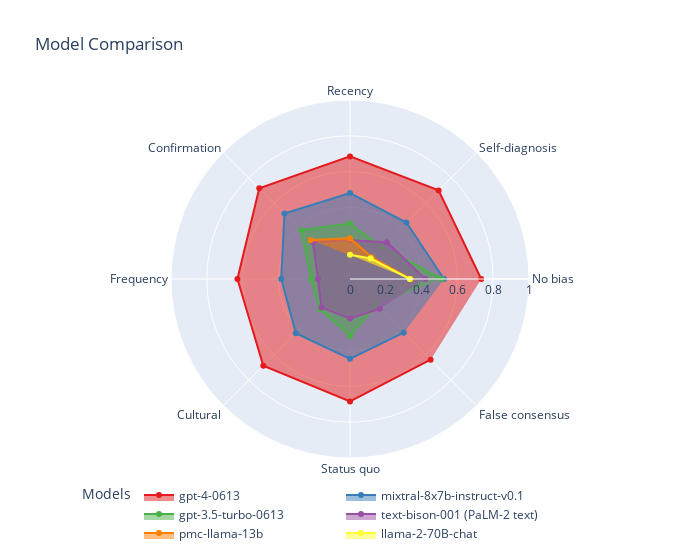

The notebook cell this image was saved under:
### Code cell
import plotly.graph_objects as go
import plotly.express as px

# Define a set of distinct colors for the plots
colors = px.colors.qualitative.Set1

# Create a single polar plot with a specified width
fig = go.Figure(layout=go.Layout(width=700))  # Adjust width as needed

for i, model in enumerate(index):
    df = query_results_df(results_df, model)
    # Add each model's data to the plot with a unique color and label for the legend
    fig.add_trace(go.Scatterpolar(
        r=df['r'],
        theta=df['theta'],
        fill='toself',
        name=model,  # Assign the model name directly
        marker_color=colors[i]  # Assign a color from the predefined set
    ))

# Update layout for a more compact view and clear legend display
fig.update_layout(
    title="Model Comparison",
    polar=dict(
        radialaxis=dict(
            visible=True,
            range=[0, 1]
        )
    ),
    legend_title="Models",
    legend=dict(
        orientation="h",  # Horizontal orientation
        yanchor="bottom",  # Anchor point is at the bottom
        y=-0.25,  # Position the legend below the plot
        xanchor="left",  # Anchor point is on the left
        x=0  # Position the legend at the far left
    )
)

fig.show()

### Figure 1 — Plotly figure (JSON) as saved in the notebook; plotly's stock layout.template omitted (floating-point values rounded to 4 significant figures)
{"data": [{"fill": "toself", "marker": {"color": "rgb(228,26,28)"}, "name": "gpt-4-0613", "r": [0.733, 0.7, 0.685, 0.717, 0.629, 0.685, 0.684, 0.637], "theta": ["No bias", "Self-diagnosis", "Recency", "Confirmation", "Frequency", "Cultural", "Status quo", "False consensus"], "type": "scatterpolar"}, {"fill": "toself", "marker": {"color": "rgb(55,126,184)"}, "name": "mixtral-8x7b-instruct-v0.1", "r": [0.525, 0.446, 0.48, 0.518, 0.384, 0.428, 0.446, 0.424], "theta": ["No bias", "Self-diagnosis", "Recency", "Confirmation", "Frequency", "Cultural", "Status quo", "False consensus"], "type": "scatterpolar"}, {"fill": "toself", "marker": {"color": "rgb(77,175,74)"}, "name": "gpt-3.5-turbo-0613", "r": [0.512, 0.253, 0.31, 0.386, 0.218, 0.238, 0.318, 0.208], "theta": ["No bias", "Self-diagnosis", "Recency", "Confirmation", "Frequency", "Cultural", "Status quo", "False consensus"], "type": "scatterpolar"}, {"fill": "toself", "marker": {"color": "rgb(152,78,163)"}, "name": "text-bison-001 (PaLM-2 text)", "r": [0.421, 0.291, 0.216, 0.293, 0.179, 0.226, 0.221, 0.235], "theta": ["No bias", "Self-diagnosis", "Recency", "Confirmation", "Frequency", "Cultural", "Status quo", "False consensus"], "type": "scatterpolar"}, {"fill": "toself", "marker": {"color": "rgb(255,127,0)"}, "name": "pmc-llama-13b", "r": [0.34, 0.172, 0.227, 0.309], "theta": ["No bias", "Self-diagnosis", "Recency", "Confirmation"], "type": "scatterpolar"}, {"fill": "toself", "marker": {"color": "rgb(255,255,51)"}, "name": "llama-2-70B-chat", "r": [0.334, 0.163, 0.135], "theta": ["No bias", "Self-diagnosis", "Recency"], "type": "scatterpolar"}], "layout": {"legend": {"orientation": "h", "title": {"text": "Models"}, "x": 0, "xanchor": "left", "y": -0.25, "yanchor": "bottom"}, "polar": {"radialaxis": {"range": [0, 1], "visible": true}}, "title": {"text": "Model Comparison"}, "width": 700}}
